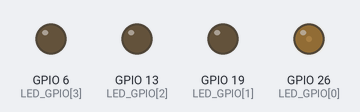
Bench run of a program on a simulated Raspberry Pi (BCM pin numbers). Parts: output pins drawn as LEDs (lit = HIGH).

Above: at 0.74 s.
At 5.78 s:
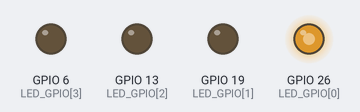
At 19.57 s:
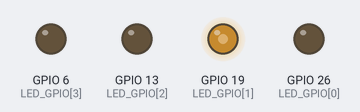
At 39.25 s:
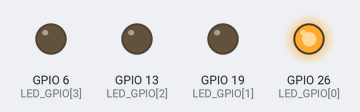
Timing chart, 0 to 40.0 s (numbered marks = the images above):
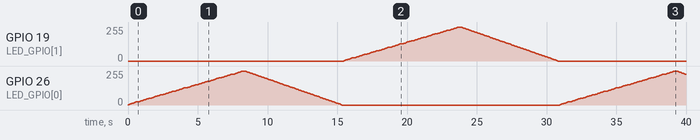

Measured:
- by itself, GPIO 19 (LED_GPIO[1]): rises from 0/255 to 255/255 in 8.2 s, then falls to 0/255 in 7.1 s

The program:

mood.py
```python
#!/usr/bin/env python
import RPi.GPIO as GPIO
from time import sleep
from itertools import product

GPIO.setmode(GPIO.BCM)

LED_GPIO = [26, 19, 13, 6] # blue, green, yellow, red
leds = []
duty_cycles = [0, 0, 0, 0]

def fade_to_intensity(led_indexes, intensity, sleep_time):
  global duty_cycles
  step = [1 for x in range(0, len(led_indexes))]
  for i, val in enumerate(led_indexes):
    if duty_cycles[val] > intensity[i]:
      step[i] *= -1

  cnt = 0
  while cnt != len(led_indexes):
    cnt = 0
    for i, val in enumerate(led_indexes):
      if duty_cycles[val] == intensity[i]:
        cnt += 1
      else:
        duty_cycles[val] += step[i]
        leds[val].ChangeDutyCycle(duty_cycles[val])
    sleep(sleep_time)

def subset_show():
  global duty_cycles
  intensity_values = [0.1, 0.2, 0.3, 0.4, 0.5, 0.6, 0.7, 0.8, 0.9, 1]
  for subset in range(1, 2**len(leds)):
    index = 0
    led_indexes = []
    while subset != 0:
      if subset%2 == 1:
        led_indexes.append(index)
      index += 1
      subset /= 2

    for intensity in product(intensity_values, repeat=len(led_indexes)):
      fade_to_intensity(led_indexes, [x * 100 for x in intensity], 0.07)
      sleep(0.07)

    fade_to_intensity(led_indexes, [0 for x in range(0, len(led_indexes))], 0.07)

def main():
  for gpio in LED_GPIO:
    GPIO.setup(gpio, GPIO.OUT)
    led = GPIO.PWM(gpio, 50)
    led.start(0) # start with 0 duty cycle
    leds.append(led)

  try:
    while True:
      subset_show()
  except KeyboardInterrupt:
    pass

  for led in leds:
    led.stop()
  GPIO.cleanup()

if __name__ == "__main__":
  main()
```
